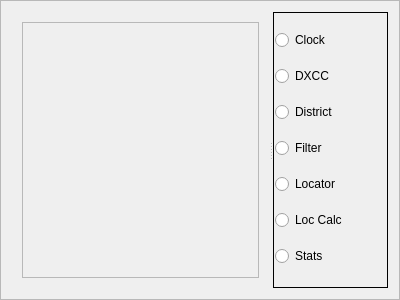
<?xml version="1.0" encoding="UTF-8"?>
<ui version="4.0">
 <class>StackedInfoFrame</class>
 <widget class="QFrame" name="StackedInfoFrame">
  <property name="geometry">
   <rect>
    <x>0</x>
    <y>0</y>
    <width>400</width>
    <height>300</height>
   </rect>
  </property>
  <property name="windowTitle">
   <string>Frame</string>
  </property>
  <property name="frameShape">
   <enum>QFrame::StyledPanel</enum>
  </property>
  <property name="frameShadow">
   <enum>QFrame::Raised</enum>
  </property>
  <layout class="QHBoxLayout" name="horizontalLayout_6">
   <item>
    <widget class="MinosSplitter" name="splitter">
     <property name="orientation">
      <enum>Qt::Horizontal</enum>
     </property>
     <widget class="QFrame" name="MultDisp">
      <layout class="QHBoxLayout" name="horizontalLayout">
       <property name="spacing">
        <number>1</number>
       </property>
       <property name="leftMargin">
        <number>1</number>
       </property>
       <property name="topMargin">
        <number>1</number>
       </property>
       <property name="rightMargin">
        <number>1</number>
       </property>
       <property name="bottomMargin">
        <number>1</number>
       </property>
       <item>
        <widget class="QStackedWidget" name="StackedMults">
         <property name="frameShape">
          <enum>QFrame::NoFrame</enum>
         </property>
         <property name="currentIndex">
          <number>6</number>
         </property>
         <widget class="QWidget" name="DXCCPage">
          <layout class="QVBoxLayout" name="verticalLayout_8">
           <property name="spacing">
            <number>0</number>
           </property>
           <property name="leftMargin">
            <number>0</number>
           </property>
           <property name="topMargin">
            <number>0</number>
           </property>
           <property name="rightMargin">
            <number>0</number>
           </property>
           <property name="bottomMargin">
            <number>0</number>
           </property>
           <item>
            <widget class="DXCCFrame" name="dxccFrame">
             <property name="frameShape">
              <enum>QFrame::NoFrame</enum>
             </property>
             <property name="frameShadow">
              <enum>QFrame::Raised</enum>
             </property>
            </widget>
           </item>
          </layout>
         </widget>
         <widget class="QWidget" name="FilterPage">
          <layout class="QVBoxLayout" name="verticalLayout_3">
           <property name="spacing">
            <number>0</number>
           </property>
           <property name="leftMargin">
            <number>0</number>
           </property>
           <property name="topMargin">
            <number>0</number>
           </property>
           <property name="rightMargin">
            <number>0</number>
           </property>
           <property name="bottomMargin">
            <number>0</number>
           </property>
           <item>
            <widget class="QFrame" name="MultFilters">
             <property name="sizePolicy">
              <sizepolicy hsizetype="MinimumExpanding" vsizetype="MinimumExpanding">
               <horstretch>0</horstretch>
               <verstretch>0</verstretch>
              </sizepolicy>
             </property>
             <property name="frameShape">
              <enum>QFrame::Box</enum>
             </property>
             <property name="frameShadow">
              <enum>QFrame::Raised</enum>
             </property>
             <layout class="QHBoxLayout" name="horizontalLayout_7">
              <property name="spacing">
               <number>0</number>
              </property>
              <property name="leftMargin">
               <number>0</number>
              </property>
              <property name="topMargin">
               <number>0</number>
              </property>
              <property name="rightMargin">
               <number>0</number>
              </property>
              <property name="bottomMargin">
               <number>0</number>
              </property>
              <item>
               <layout class="QVBoxLayout" name="verticalLayout_6">
                <property name="spacing">
                 <number>0</number>
                </property>
                <property name="leftMargin">
                 <number>10</number>
                </property>
                <property name="rightMargin">
                 <number>10</number>
                </property>
                <item>
                 <layout class="QHBoxLayout" name="horizontalLayout_2">
                  <property name="spacing">
                   <number>0</number>
                  </property>
                  <item>
                   <widget class="QCheckBox" name="WorkedCB">
                    <property name="focusPolicy">
                     <enum>Qt::NoFocus</enum>
                    </property>
                    <property name="text">
                     <string>Worked</string>
                    </property>
                   </widget>
                  </item>
                  <item>
                   <widget class="QCheckBox" name="UnworkedCB">
                    <property name="focusPolicy">
                     <enum>Qt::NoFocus</enum>
                    </property>
                    <property name="text">
                     <string>Unworked</string>
                    </property>
                   </widget>
                  </item>
                 </layout>
                </item>
                <item>
                 <layout class="QHBoxLayout" name="horizontalLayout_3">
                  <property name="spacing">
                   <number>0</number>
                  </property>
                  <item>
                   <widget class="QCheckBox" name="ContEU">
                    <property name="focusPolicy">
                     <enum>Qt::NoFocus</enum>
                    </property>
                    <property name="text">
                     <string>Europe</string>
                    </property>
                   </widget>
                  </item>
                  <item>
                   <widget class="QCheckBox" name="ContOC">
                    <property name="focusPolicy">
                     <enum>Qt::NoFocus</enum>
                    </property>
                    <property name="text">
                     <string>Oceania</string>
                    </property>
                   </widget>
                  </item>
                 </layout>
                </item>
                <item>
                 <layout class="QHBoxLayout" name="horizontalLayout_4">
                  <property name="spacing">
                   <number>0</number>
                  </property>
                  <item>
                   <widget class="QCheckBox" name="ContAS">
                    <property name="focusPolicy">
                     <enum>Qt::NoFocus</enum>
                    </property>
                    <property name="text">
                     <string>Asia</string>
                    </property>
                   </widget>
                  </item>
                  <item>
                   <widget class="QCheckBox" name="ContSA">
                    <property name="focusPolicy">
                     <enum>Qt::NoFocus</enum>
                    </property>
                    <property name="text">
                     <string>S America</string>
                    </property>
                   </widget>
                  </item>
                 </layout>
                </item>
                <item>
                 <layout class="QHBoxLayout" name="horizontalLayout_5">
                  <property name="spacing">
                   <number>0</number>
                  </property>
                  <item>
                   <widget class="QCheckBox" name="ContAF">
                    <property name="focusPolicy">
                     <enum>Qt::NoFocus</enum>
                    </property>
                    <property name="text">
                     <string>Africa</string>
                    </property>
                   </widget>
                  </item>
                  <item>
                   <widget class="QCheckBox" name="ContNA">
                    <property name="focusPolicy">
                     <enum>Qt::NoFocus</enum>
                    </property>
                    <property name="text">
                     <string>N America</string>
                    </property>
                   </widget>
                  </item>
                 </layout>
                </item>
               </layout>
              </item>
             </layout>
            </widget>
           </item>
          </layout>
         </widget>
         <widget class="QWidget" name="DistrictPage">
          <layout class="QVBoxLayout" name="verticalLayout_9">
           <property name="spacing">
            <number>0</number>
           </property>
           <property name="leftMargin">
            <number>0</number>
           </property>
           <property name="topMargin">
            <number>0</number>
           </property>
           <property name="rightMargin">
            <number>0</number>
           </property>
           <property name="bottomMargin">
            <number>0</number>
           </property>
           <item>
            <widget class="DistrictFrame" name="districtFrame">
             <property name="frameShape">
              <enum>QFrame::NoFrame</enum>
             </property>
             <property name="frameShadow">
              <enum>QFrame::Raised</enum>
             </property>
            </widget>
           </item>
          </layout>
         </widget>
         <widget class="QWidget" name="LocatorPage">
          <layout class="QVBoxLayout" name="verticalLayout_10">
           <property name="spacing">
            <number>0</number>
           </property>
           <property name="leftMargin">
            <number>0</number>
           </property>
           <property name="topMargin">
            <number>0</number>
           </property>
           <property name="rightMargin">
            <number>0</number>
           </property>
           <property name="bottomMargin">
            <number>0</number>
           </property>
           <item>
            <widget class="LocFrame" name="locFrame">
             <property name="frameShape">
              <enum>QFrame::NoFrame</enum>
             </property>
             <property name="frameShadow">
              <enum>QFrame::Raised</enum>
             </property>
            </widget>
           </item>
          </layout>
         </widget>
         <widget class="QWidget" name="StatsPage">
          <layout class="QVBoxLayout" name="verticalLayout_7">
           <property name="spacing">
            <number>0</number>
           </property>
           <property name="leftMargin">
            <number>0</number>
           </property>
           <property name="topMargin">
            <number>0</number>
           </property>
           <property name="rightMargin">
            <number>0</number>
           </property>
           <property name="bottomMargin">
            <number>0</number>
           </property>
           <item>
            <widget class="TStatsDispFrame" name="StatsFrame">
             <property name="frameShape">
              <enum>QFrame::NoFrame</enum>
             </property>
             <property name="frameShadow">
              <enum>QFrame::Raised</enum>
             </property>
            </widget>
           </item>
          </layout>
         </widget>
         <widget class="QWidget" name="ClockPage">
          <layout class="QVBoxLayout" name="verticalLayout_11">
           <item>
            <widget class="TClockFrame" name="clockFrame">
             <property name="frameShape">
              <enum>QFrame::NoFrame</enum>
             </property>
             <property name="frameShadow">
              <enum>QFrame::Plain</enum>
             </property>
            </widget>
           </item>
          </layout>
         </widget>
         <widget class="QWidget" name="LocCalcPage">
          <layout class="QVBoxLayout" name="verticalLayout_4">
           <item>
            <widget class="LocCalcFrame" name="locCalcFrame">
             <property name="frameShape">
              <enum>QFrame::StyledPanel</enum>
             </property>
             <property name="frameShadow">
              <enum>QFrame::Raised</enum>
             </property>
            </widget>
           </item>
          </layout>
         </widget>
        </widget>
       </item>
      </layout>
     </widget>
     <widget class="QFrame" name="frame">
      <property name="frameShape">
       <enum>QFrame::Box</enum>
      </property>
      <property name="frameShadow">
       <enum>QFrame::Plain</enum>
      </property>
      <layout class="QVBoxLayout" name="verticalLayout">
       <property name="spacing">
        <number>0</number>
       </property>
       <property name="leftMargin">
        <number>1</number>
       </property>
       <property name="topMargin">
        <number>1</number>
       </property>
       <property name="rightMargin">
        <number>2</number>
       </property>
       <property name="bottomMargin">
        <number>1</number>
       </property>
       <item>
        <widget class="QRadioButton" name="ClockButton">
         <property name="focusPolicy">
          <enum>Qt::NoFocus</enum>
         </property>
         <property name="text">
          <string>Clock</string>
         </property>
        </widget>
       </item>
       <item>
        <widget class="QRadioButton" name="DXCCButton">
         <property name="focusPolicy">
          <enum>Qt::NoFocus</enum>
         </property>
         <property name="text">
          <string>DXCC</string>
         </property>
        </widget>
       </item>
       <item>
        <widget class="QRadioButton" name="DistrictButton">
         <property name="focusPolicy">
          <enum>Qt::NoFocus</enum>
         </property>
         <property name="text">
          <string>District</string>
         </property>
        </widget>
       </item>
       <item>
        <widget class="QRadioButton" name="FilterButton">
         <property name="focusPolicy">
          <enum>Qt::NoFocus</enum>
         </property>
         <property name="text">
          <string>Filter</string>
         </property>
        </widget>
       </item>
       <item>
        <widget class="QRadioButton" name="LocatorButton">
         <property name="focusPolicy">
          <enum>Qt::NoFocus</enum>
         </property>
         <property name="text">
          <string>Locator</string>
         </property>
        </widget>
       </item>
       <item>
        <widget class="QRadioButton" name="locCalcButton">
         <property name="focusPolicy">
          <enum>Qt::NoFocus</enum>
         </property>
         <property name="text">
          <string>Loc Calc</string>
         </property>
        </widget>
       </item>
       <item>
        <widget class="QRadioButton" name="StatsButton">
         <property name="text">
          <string>Stats</string>
         </property>
        </widget>
       </item>
      </layout>
     </widget>
    </widget>
   </item>
  </layout>
 </widget>
 <customwidgets>
  <customwidget>
   <class>MinosSplitter</class>
   <extends>QSplitter</extends>
   <header>minossplitter.h</header>
   <container>1</container>
  </customwidget>
  <customwidget>
   <class>TStatsDispFrame</class>
   <extends>QFrame</extends>
   <header>tstatsdispframe.h</header>
   <container>1</container>
  </customwidget>
  <customwidget>
   <class>DXCCFrame</class>
   <extends>QFrame</extends>
   <header>dxccframe.h</header>
   <container>1</container>
  </customwidget>
  <customwidget>
   <class>DistrictFrame</class>
   <extends>QFrame</extends>
   <header>districtframe.h</header>
   <container>1</container>
  </customwidget>
  <customwidget>
   <class>LocFrame</class>
   <extends>QFrame</extends>
   <header>locframe.h</header>
   <container>1</container>
  </customwidget>
  <customwidget>
   <class>TClockFrame</class>
   <extends>QFrame</extends>
   <header>TClockFrame.h</header>
   <container>1</container>
  </customwidget>
  <customwidget>
   <class>LocCalcFrame</class>
   <extends>QFrame</extends>
   <header location="global">LocCalcFrame.h</header>
   <container>1</container>
  </customwidget>
 </customwidgets>
 <resources/>
 <connections/>
</ui>
